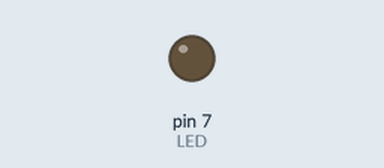
This sketch was run on a simulated Arduino Uno, built with avr-gcc and run on an emulated ATmega328P. Parts: output pins drawn as LEDs (lit = HIGH). Dashed ring = blinking. At 2.0 s the program stops and its outputs stay as they are.

Above: at 0.5 s.
At 1.85 s:
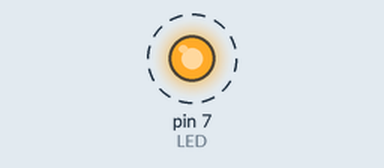
Timing chart, 0 to 3.0 s (numbered marks = the images above):
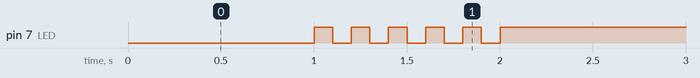

Measured:
- by itself, pin 7 (LED): alternates HIGH for 0.10 s and LOW for 0.10 s, 11 changes in all, then stays HIGH

The sketch:

05_practice_2.ino
```cpp
#define LED 7
unsigned int toggle;

void setup() {
  pinMode(LED, OUTPUT);
  toggle = 0;


}

void loop() {
  digitalWrite(LED, toggle);
  delay(1000);

  for (int i = 0; i < 10; i++) {
    toggle = toggle_state(toggle);
    toggle = toggle % 2;
    digitalWrite(LED, toggle);
    delay(100);
  }

  digitalWrite(LED, HIGH);
  while(1) {}
}

int toggle_state(int toggle) {
  return ++toggle;
}
```
